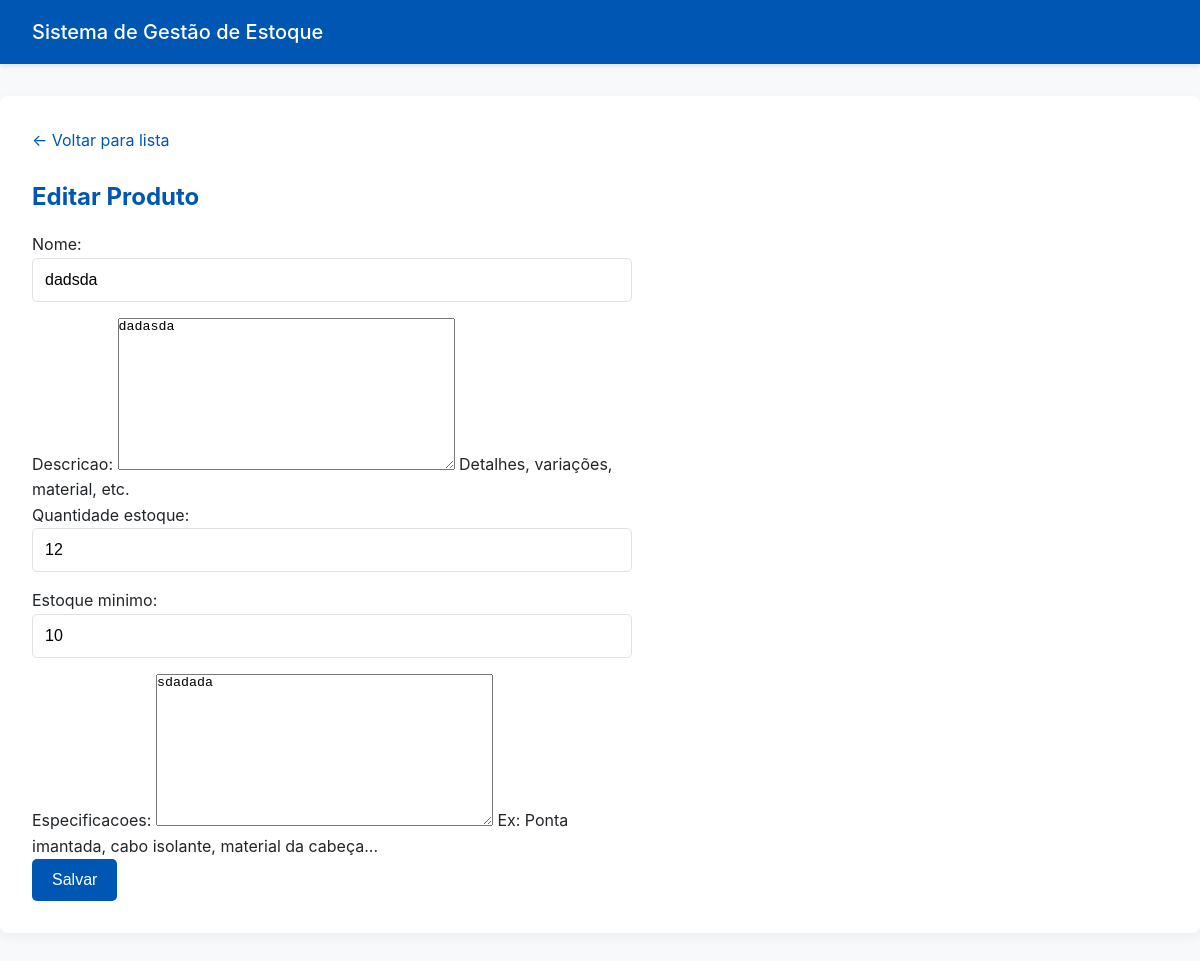
The page /produtos/editar/2/ (signed in) on the database its author committed.
### produtos/models.py (models this page shows, shortened)
class Produto(models.Model):
    nome = models.CharField(max_length=100, unique=True)
    descricao = models.TextField(blank=True, null=True, help_text="Detalhes, variações, material, etc.")
    quantidade_estoque = models.PositiveIntegerField(default=0)
    estoque_minimo = models.PositiveIntegerField(default=10)
    especificacoes = models.TextField(blank=True, null=True, help_text="Ex: Ponta imantada, cabo isolante, material da cabeça...")

### produtos/views.py (the view)
# urls.py: path('editar/<int:pk>/', views.editar_produto, name='editar_produto'),
@login_required
def editar_produto(request, pk):
    produto = get_object_or_404(Produto, pk=pk) # Busca o produto ou retorna 404
    if request.method == 'POST':
        form = ProdutoForm(request.POST, instance=produto)
        if form.is_valid():
            form.save()
            return redirect('lista_produtos')
    else:
        form = ProdutoForm(instance=produto)
    return render(request, 'produtos/form_produto.html', {'form': form, 'titulo': 'Editar Produto'})

### produtos/forms.py
class ProdutoForm(forms.ModelForm):
    class Meta:
        model = Produto
        fields = ['nome', 'descricao', 'quantidade_estoque', 'estoque_minimo', 'especificacoes']

### templates/produtos/form_produto.html (shortened to what this page needs)
{% extends 'base.html' %}
{% block content %}
<div class="container">
    <nav>
        <a href="{% url 'lista_produtos' %}">← Voltar para lista</a>
    </nav>
    <h2>{{ titulo }}</h2>
    <form method="post" style="max-width: 600px;">
        {{ form.as_p }}
        <button type="submit" class="btn btn-primary">Salvar</button>
    </form>
</div>
{% endblock %}

### templates/base.html (style rules this page uses)
:root { --cor-primaria: #0056b3; --cor-secundaria: #f8f9fa; --cor-fundo: #ffffff; --cor-texto: #212529; --cor-borda: #dee2e6; --cor-sucesso: #28a745; --cor-perigo: #dc3545; --cor-aviso: #ffc107; --sombra: 0 4px 12px rgba(0, 0, 0, 0.05); }
* { box-sizing: border-box; margin: 0; padding: 0; }
body { font-family: -apple-system, BlinkMacSystemFont, "Segoe UI", Roboto, "Helvetica Neue", Arial, sans-serif; background-color: var(--cor-secundaria); color: var(--cor-texto); line-height: 1.6; }
.container { max-width: 1200px; margin: 2rem auto; padding: 2rem; background-color: var(--cor-fundo); border-radius: 8px; box-shadow: var(--sombra); }
h1, h2, h3 { margin-bottom: 1rem; color: var(--cor-primaria); }
a { color: var(--cor-primaria); text-decoration: none; }
.btn { display: inline-block; padding: 0.75rem 1.25rem; font-size: 1rem; font-weight: 500; text-align: center; text-decoration: none; cursor: pointer; border: none; border-radius: 5px; transition: opacity 0.2s ease; }
.btn-primary { background-color: var(--cor-primaria); color: white; }
form { margin-top: 1rem; }
input[type="text"], input[type="number"], input[type="password"], input[type="email"] { width: 100%; padding: 0.75rem; font-size: 1rem; border: 1px solid var(--cor-borda); border-radius: 5px; margin-bottom: 1rem; }
nav { margin-bottom: 1.5rem; }

### rows shown on the page
Produto: nome "dadsda", descricao "dadasda", quantidade_estoque "12", estoque_minimo "10", especificacoes "sdadada"

### other values the page prints
{{ titulo }} "Editar Produto"
